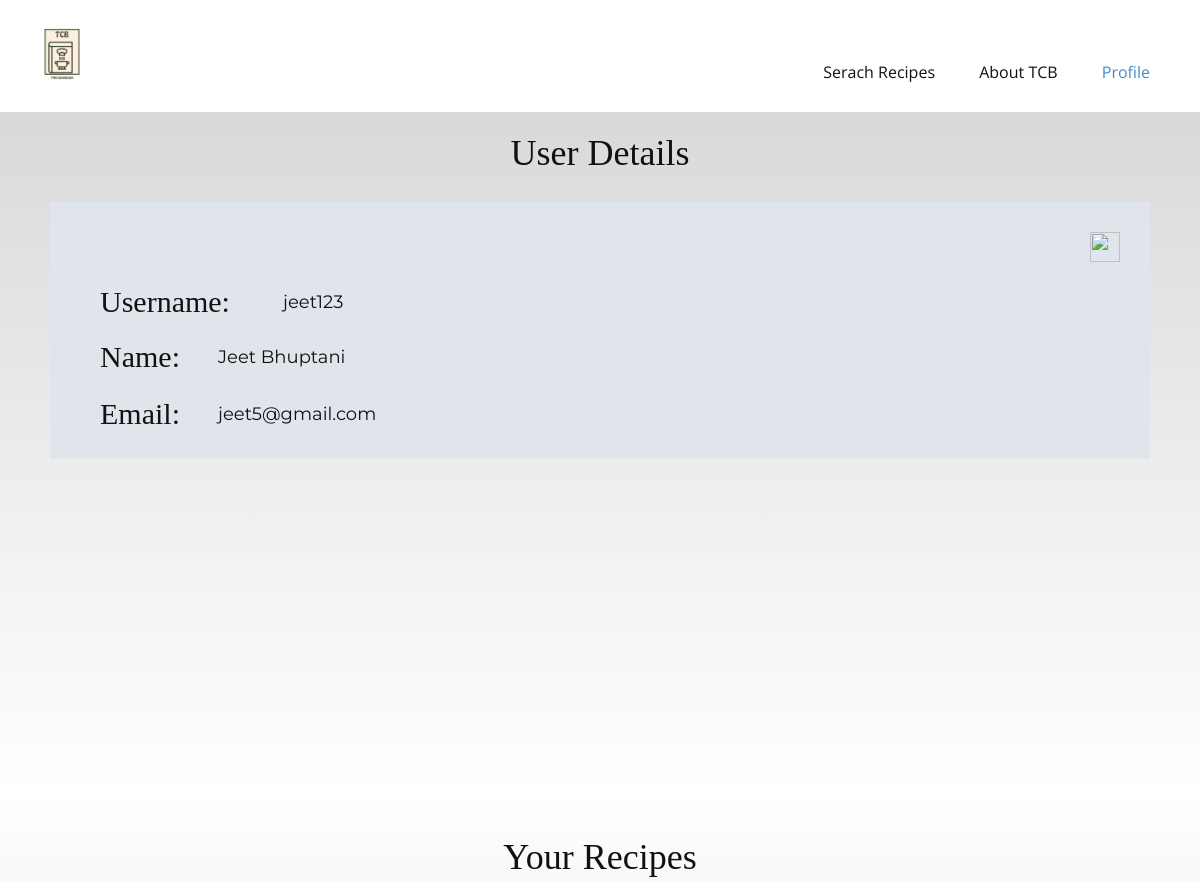
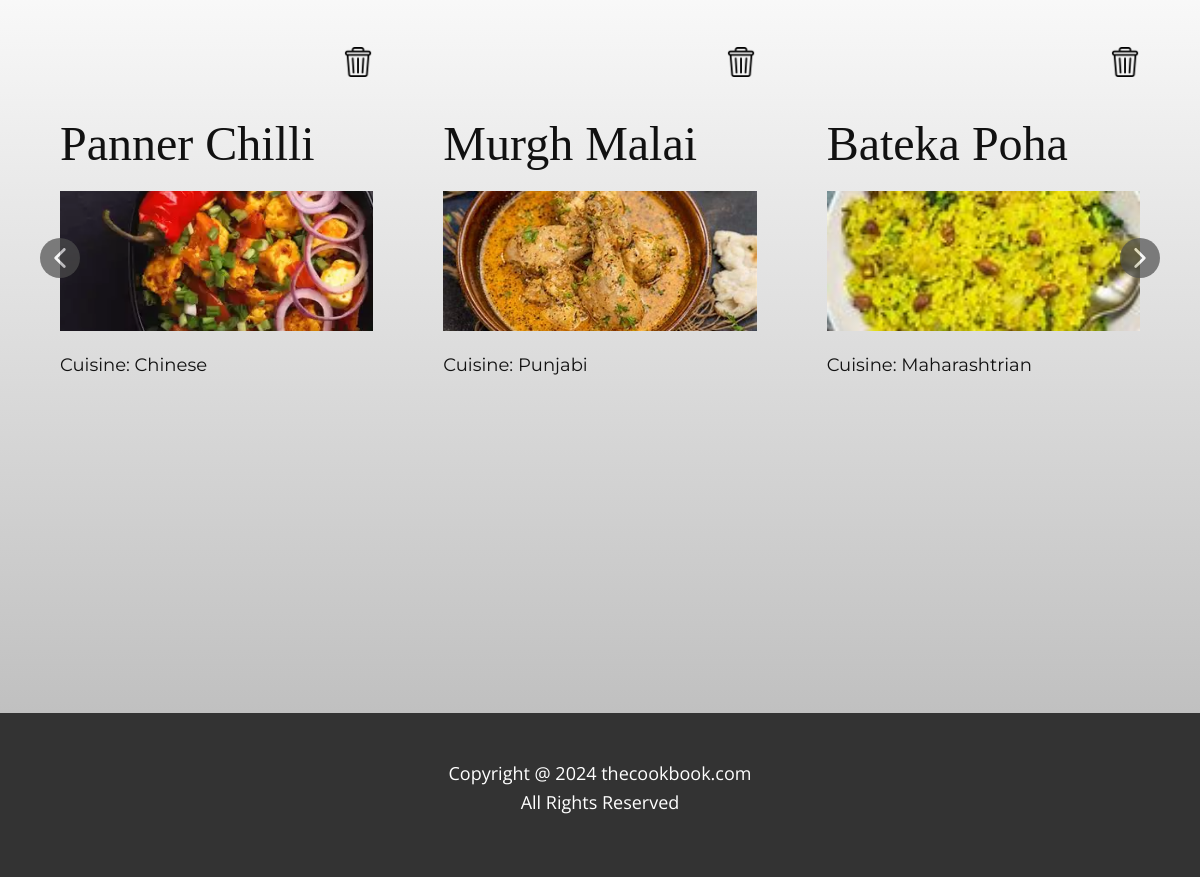
Screenshot of /account (signed in) with the database file from the repository (2 pictures, top to bottom).
### TCB/models.py (models this page shows)
class Recipe(models.Model):
    recipe_id = models.AutoField(primary_key=True)
    user = models.ForeignKey(User, on_delete=models.CASCADE)
    recipe_name = models.CharField(max_length=100)
    recipe_image = models.ImageField(upload_to='static/recipe_images/')
    recipe_steps = models.TextField()
    ingredients = models.TextField()
    cooking_time = models.CharField(max_length=100)
    serving = models.IntegerField()
    cuisine = models.ForeignKey(Cuisine, on_delete=models.CASCADE)
    category = models.ForeignKey(Category, on_delete=models.CASCADE)
    rating = models.FloatField(default=0)
    count = models.IntegerField(default=0)
    veg = models.BooleanField()

class Cuisine(models.Model):
    cuisine_id = models.AutoField(primary_key=True)
    cuisine_name = models.CharField(max_length=100)

### TCB/views.py (the view)
# urls.py: path('account',views.account,name="account"),
@login_required(login_url='/login')
def account(request):
    if request.method == 'POST':
        user = request.user
        fname = request.POST['fname']
        lname = request.POST['lname']
        email = request.POST['email']
        if fname.isalpha():
            user.first_name = fname
        else:
            messages.info(request,'Invalid Name')
            return redirect('account')
        if lname.isalpha():
            user.last_name = lname
        else:
            messages.info(request,'Invalid Name')
            return redirect('account')
        if email != user.email and User.objects.filter(email=email).exists():
                messages.info(request,'Email Taken')
                return redirect('account')
        user.email = email
        user.save()
        return redirect('account')
    else:
        user = request.user
        recipes = Recipe.objects.filter(user=user)
        context={
            'user': user,
            'recipe' : recipes,
        }
        return render(request,"account.html",context)

### templates/account.html (shortened to what this page needs)
{% load static %}
<!DOCTYPE html>
<html style="font-size: 16px;" lang="en">
  <head>
    <link rel="stylesheet" href="{% static 'nicepage.css' %}" media="screen" />
    <link rel="stylesheet" href="{% static 'account.css' %}" media="screen" />
  </head>
  <body data-path-to-root="./" data-include-products="false" class="u-body u-xl-mode" data-lang="en">
    <header class="u-clearfix u-header u-header" id="sec-2ef3">
      <div class="u-clearfix u-sheet u-sheet-1">
        <a href="/" class="u-image u-logo u-image-1" title="home"><img src="{% static 'images/TCB_transparent.png' %}" class="u-logo-image u-logo-image-1" /></a>
        <nav class="u-menu u-menu-dropdown u-offcanvas u-menu-1">
          <div class="u-custom-menu u-nav-container">
            <ul class="u-nav u-unstyled u-nav-1">
              {% if user.is_authenticated %}
                <li class="u-nav-item">
                  <a class="u-button-style u-nav-link u-text-active-palette-1-base u-text-hover-palette-2-base" href="/" style="padding: 10px 20px;">Serach Recipes</a>
                </li>
              {% endif %}
              <li class="u-nav-item">
                <a class="u-button-style u-nav-link u-text-active-palette-1-base u-text-hover-palette-2-base" href="/aboutus" style="padding: 10px 20px;">About TCB</a>
              </li>
              {% if user.is_authenticated %}
                <li class="u-nav-item">
                  <a class="u-button-style u-nav-link u-text-active-palette-1-base u-text-hover-palette-2-base" style="padding: 10px 20px;">Profile</a>
                </li>
              {% endif %}
            </ul>
          </div>
        </nav>
      </div>
    </header>
    <section class="u-clearfix u-gradient u-section-1" id="sec-0a8d">
      <div class="u-clearfix u-sheet u-sheet-1">
        <h3 class="u-align-center u-custom-font u-font-merriweather u-text u-text-default u-text-1">User Details</h3>
        <div class="u-container-style u-expanded-width-sm u-expanded-width-xs u-group u-palette-5-light-2 u-shape-rectangle u-group-1">
          <div class="u-container-layout u-container-layout-1">
            <span class="u-file-icon u-icon u-icon-1" id="toggleButton"><img id="imageToToggle" src="{% static 'images/1250925.png' %}" alt="" /></span>
            <h6 class="u-custom-font u-font-merriweather u-text u-text-default u-text-2">Username:&nbsp;</h6>
            <p style="padding-left: 65px;" class="u-align-center-xs u-custom-font u-font-montserrat u-text u-text-default u-text-3">{{ user.username }}</p>
            <h6 class="u-custom-font u-font-merriweather u-text u-text-default u-text-2">Name:&nbsp;</h6>
            <p class="u-align-center-xs u-custom-font u-font-montserrat u-text u-text-default u-text-3">{{ user.first_name }} {{ user.last_name }}</p>
            <h6 class="u-custom-font u-font-merriweather u-text u-text-default u-text-4">Email:&nbsp;</h6>
            <p class="u-align-center-xs u-custom-font u-font-montserrat u-text u-text-default u-text-5">{{ user.email }}</p>
          </div>
        </div>
      </div>
    </section>
    <section class="u-align-center u-clearfix u-gradient u-section-2" id="sec-8f22">
      <div class="u-clearfix u-sheet u-valign-middle-xs u-sheet-1">
        <h3 class="u-align-center u-custom-font u-font-merriweather u-text u-text-default u-text-1">Your Recipes</h3>
        <div class="u-blog u-container-style u-expanded-width u-layout-horizontal u-blog-1">
          <div class="u-repeater u-repeater-1">
            {% for x in recipe %}
              <div style="padding-top: 30px;" class="u-blog-post u-container-style u-repeater-item">
                <div class="u-container-layout u-similar-container u-container-layout-1">
                  <h2 class="u-blog-control u-custom-font u-font-merriweather u-text u-text-2"><a class="u-post-header-link" href="blog/post-5.html">{{ x.recipe_name }}</a></h2>
                  <span class="u-file-icon u-icon u-icon-1"><img onclick="deleteRecipe({{x.recipe_id}})" src="{% static 'images/484662.png' %}" alt="" /></span>
                  <a class="u-post-header-link" href="{% url 'vrecipe' recipe_id=x.recipe_id %}">
                    <img src="{{ x.recipe_image }}" alt="" class="u-blog-control u-expanded-width u-image u-image-default u-image-1" />
                  </a>
                  <div class="u-blog-control u-custom-font u-font-montserrat u-post-content u-text u-text-3 fr-view">Cuisine: {{ x.cuisine.cuisine_name }}</div>
                </div>
              </div>
            {% endfor %}
          </div>
          <a class="u-absolute-vcenter-lg u-absolute-vcenter-md u-absolute-vcenter-xl u-gallery-nav u-gallery-nav-prev u-grey-70 u-icon-circle u-opacity u-opacity-70 u-spacing-10 u-text-white u-gallery-nav-1" href="#" role="button">
            <span aria-hidden="true">
            </span>
          </a>
          <a class="u-absolute-vcenter-lg u-absolute-vcenter-md u-absolute-vcenter-xl u-gallery-nav u-gallery-nav-next u-grey-70 u-icon-circle u-opacity u-opacity-70 u-spacing-10 u-text-white u-gallery-nav-2" href="#" role="button">
            <span aria-hidden="true">
            </span>
          </a>
        </div>
      </div>
    </section>
    <footer class="u-align-center u-clearfix u-footer u-grey-80 u-footer" id="sec-2e22">
      <div class="u-clearfix u-sheet u-sheet-1">
        <p class="u-align-center u-text u-text-default u-text-1">
          Copyright @ 2024 thecookbook.com<br />All Rights Reserved
        </p>
      </div>
    </footer>
  </body>
</html>

### static/account.css (style rules this page uses)
.u-section-1 { background-image: linear-gradient(#d9d9d9, white); }
.u-section-1 .u-sheet-1 { min-height: 683px; }
.u-section-1 .u-text-1 { margin: 20px auto 0; }
.u-section-1 .u-group-1 { width: 1100px; height: auto; background-image: none; min-height: 252px; margin: 27px auto 60px; }
.u-section-1 .u-container-layout-1 { padding: 30px 0; }
.u-section-1 .u-icon-1 { width: 30px; height: 30px; margin: 0 30px 0 auto; padding: 0; }
.u-section-1 .u-text-2 { font-weight: 400; font-size: 1.875rem; margin: 22px auto 0 50px; }
.u-section-1 .u-text-3 { margin: -32px auto 0 168px; }
.u-section-1 .u-text-4 { font-weight: 400; font-size: 1.875rem; margin: 24px auto 0 50px; }
.u-section-1 .u-text-5 { margin: -32px auto 0 168px; }
.u-section-2 { background-image: linear-gradient(white, #c0c0c0); }
.u-section-2 .u-sheet-1 { min-height: 100vh; }
.u-section-2 .u-text-1 { font-weight: 400; margin: 41px auto 0; }
.u-section-2 .u-blog-1 { margin-bottom: 60px; margin-top: 41px; }
.u-section-2 .u-repeater-1 { grid-auto-columns: calc(33.3333% - 6.66667px); grid-template-columns: calc(33.3333% - 6.66667px) calc(33.3333% - 6.66667px) calc(33.3333% - 6.66667px); grid-gap: 10px 10px; min-height: 440px; }
.u-section-2 .u-container-layout-1 { padding: 30px; }
.u-section-2 .u-text-2 { margin-top: 20px; margin-bottom: 0; }
.u-section-2 .u-icon-1 { width: 30px; height: 30px; margin: -124px 0 0 283px; padding: 0; }
.u-section-2 .u-image-1 { height: 140px; margin-top: 114px; margin-bottom: 0; }
.u-section-2 .u-text-3 { margin-bottom: 0; margin-top: 20px; }
.u-section-2 .u-gallery-nav-1 { position: absolute; left: 10px; width: 40px; height: 40px; }
.u-section-2 .u-gallery-nav-2 { position: absolute; right: 10px; width: 40px; height: 40px; }

### rows the page displays
Recipe: recipe_name "Panner Chilli", recipe_image (picture), cuisine.cuisine_name "Chinese"
Recipe: recipe_name "Murgh Malai", recipe_image (picture), cuisine.cuisine_name "Punjabi"
Recipe: recipe_name "Bateka Poha", recipe_image (picture), cuisine.cuisine_name "Maharashtrian"

### other values shown
{{ user.username }} "jeet123"
{{ user.first_name }} "Jeet"
{{ user.last_name }} "Bhuptani"
{{ user.email }} "jeet5@gmail.com"
